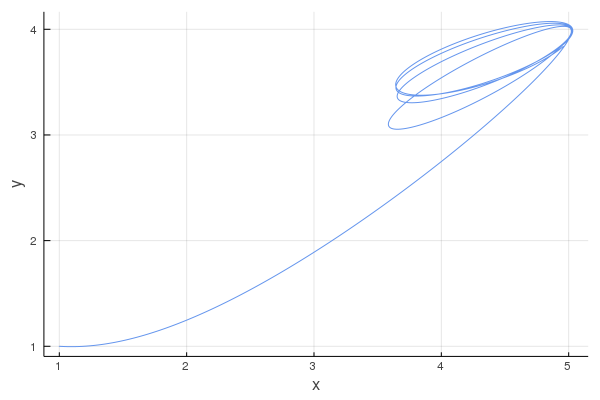

This chart was generated by the following Julia code:
using Plots

dt = 0.001
T = 20.0
vx_0 = -2
vy_0 = 1
x_0 = 1
y_0 = 1

q1_x = 5
q1_y = 4
q1 = 4
q2_x = -5
q2_y = -5
q2 = 10


function efield()
    t = 0
    x = x_0
    y = y_0
    vx = 0
    vy = 0

    xs = []
    ys = []

    while (t <= T)
        push!(xs, x)
        push!(ys, y)

        t += dt
        rx_1 = q1_x - x
        ry_1 = q1_y - y
        r_1 = sqrt(rx_1^2+ry_1^2)
        vx += ((rx_1*q1)/r_1^3)*dt
        vy += ((ry_1*q1)/r_1^3)*dt

        rx_2 = q2_x - x
        ry_2 = q2_y - y
        r_2 = sqrt(rx_2^2+ry_2^2)
        vx += ((rx_2*q2)/r_2^3)*dt
        vy += ((ry_2*q2)/r_2^3)*dt
        print(vx)

        x += vx * dt
        y += vy * dt

    end

    (xs, ys)
end

xs, ys = efield()

plot(xs, ys, label="", xlabel="x",ylabel="y", color=:cornflowerblue)
savefig("efield.png")